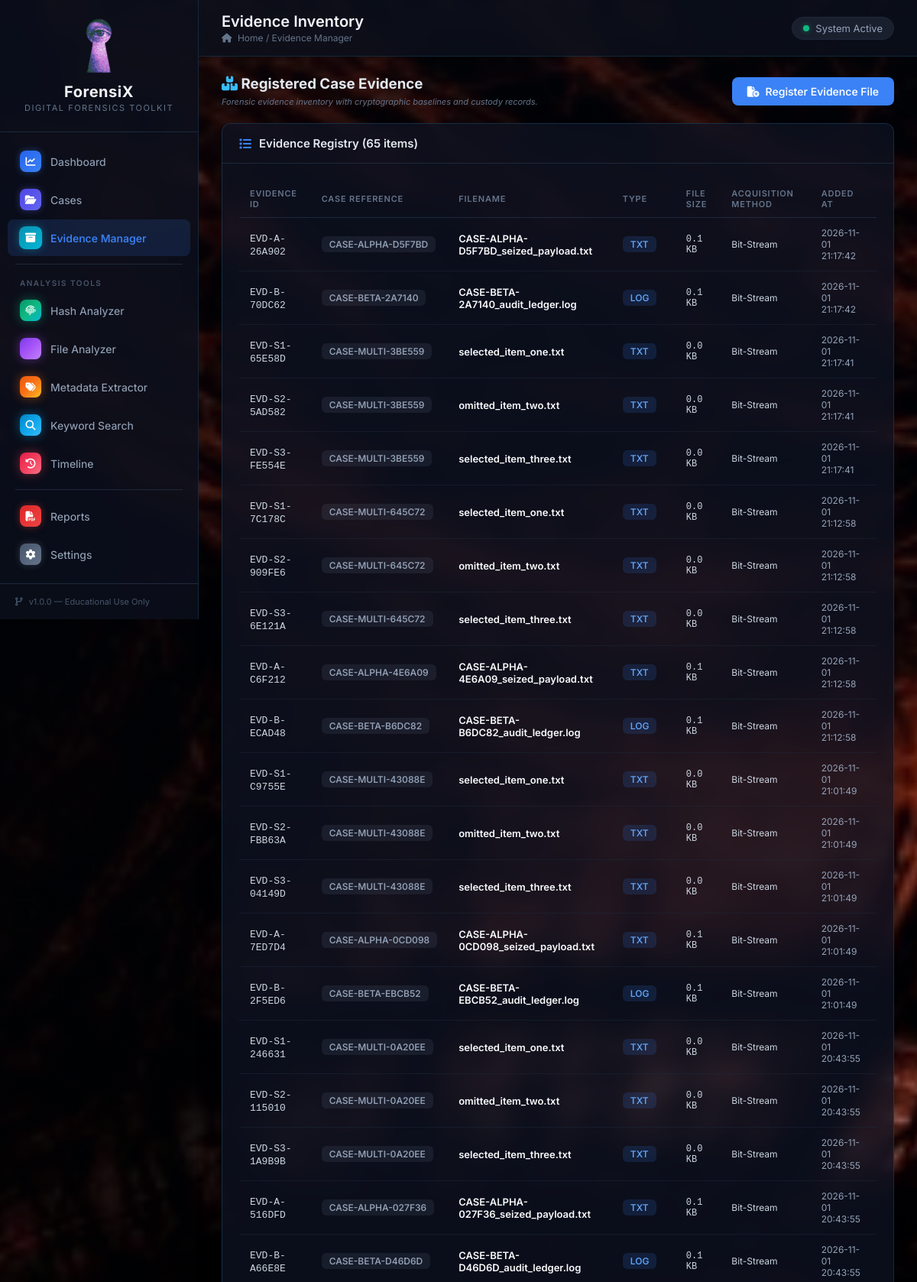
Page /evidence (upper part) on the committed database.
### tables this page shows
CREATE TABLE evidence (
    id INTEGER PRIMARY KEY AUTOINCREMENT,
    evidence_id TEXT UNIQUE NOT NULL,       -- e.g., "EVD-0001"
    case_id INTEGER NOT NULL,              -- Which case this belongs to
    filename TEXT NOT NULL,                 -- Original file name
    original_path TEXT,                     -- Where the file came from
    stored_path TEXT NOT NULL,              -- Where we saved it on the server
    description TEXT,                       -- What this evidence is
    source TEXT,                            -- Where it was acquired from
    acquisition_method TEXT,                -- How it was acquired (e.g., "USB copy")
    file_size INTEGER,                      -- Size in bytes
    file_type TEXT,                         -- Detected file type
    added_at TEXT NOT NULL,                 -- When it was added
    FOREIGN KEY (case_id) REFERENCES cases(id) ON DELETE CASCADE
);

CREATE TABLE cases (
    id INTEGER PRIMARY KEY AUTOINCREMENT,
    case_id TEXT UNIQUE NOT NULL,          -- e.g., "CASE-2026-0001"
    title TEXT NOT NULL,                    -- Short title for the case
    description TEXT,                       -- Detailed description
    investigator TEXT NOT NULL,             -- Who is investigating
    status TEXT DEFAULT 'Open',             -- Open, Closed, or Archived
    created_at TEXT NOT NULL,               -- When the case was created
    updated_at TEXT NOT NULL                -- Last time the case was modified
);

### app.py (the view)
    @app.route('/evidence')
    def evidence():
        db = get_db()
        all_cases = db.execute('SELECT * FROM cases ORDER BY created_at DESC').fetchall()
        all_evidence = db.execute(
            'SELECT e.*, c.case_id as case_number, c.title as case_title '
            'FROM evidence e JOIN cases c ON e.case_id = c.id '
            'ORDER BY e.added_at DESC'
        ).fetchall()
        return render_template('evidence.html', cases=all_cases, evidence_list=all_evidence)

### database/db.py (called while the page is built)
def get_db():
    if 'db' not in g:
        g.db = sqlite3.connect(
            current_app.config['DATABASE'],
            detect_types=sqlite3.PARSE_DECLTYPES
        )
        g.db.row_factory = sqlite3.Row
        g.db.execute('PRAGMA foreign_keys = ON')
        check_or_migrate_reports_table(g.db)
    return g.db

### templates/evidence.html (shortened to what this page needs)
{% extends "base.html" %}
{% block page_title %}Evidence Inventory{% endblock %}
{% block breadcrumb %}/ <span>Evidence Manager</span>{% endblock %}
{% block content %}
<div class="evidence-container">
    <div class="page-actions" style="display: flex; justify-content: space-between; align-items: center; margin-bottom: 20px;">
        <div>
            <h3 style="margin: 0;"><i class="fas fa-boxes-stacked text-cyan"></i> Registered Case Evidence</h3>
            <span class="file-hint">Forensic evidence inventory with cryptographic baselines and custody records.</span>
        </div>
        {% if cases and cases|length > 0 %}
        <button class="btn btn-primary" onclick="document.getElementById('registerModal').classList.add('show')">
            <i class="fas fa-file-circle-plus"></i> Register Evidence File
        </button>
        {% endif %}
    </div>
    {% if evidence_list and evidence_list|length > 0 %}
    <div class="card">
        <div class="card-header" style="display: flex; justify-content: space-between; align-items: center;">
            <h3 style="margin: 0;"><i class="fas fa-list"></i> Evidence Registry ({{ evidence_list|length }} items)</h3>
        </div>
        <div class="card-body">
            <div style="overflow-x: auto;">
                <table class="data-table">
                    <thead>
                        <tr>
                            <th>Evidence ID</th>
                            <th>Case Reference</th>
                            <th>Filename</th>
                            <th>Type</th>
                            <th>File Size</th>
                            <th>Acquisition Method</th>
                            <th>Added At</th>
                        </tr>
                    </thead>
                    <tbody>
                        {% for ev in evidence_list %}
                        <tr>
                            <td><code>{{ ev['evidence_id'] }}</code></td>
                            <td><span class="badge badge-secondary">{{ ev['case_number'] }}</span></td>
                            <td style="font-weight: 600; color: #f8fafc;">{{ ev['filename'] }}</td>
                            <td><span class="badge badge-info">{{ ev['file_type'] or 'BIN' }}</span></td>
                            <td style="font-family: monospace; font-size: 12px;">{{ (ev['file_size'] / 1024)|round(1) }} KB</td>
                            <td style="font-size: 12px; color: #cbd5e1;">{{ ev['acquisition_method'] or 'Direct Acquisition' }}</td>
                            <td style="font-size: 12px; color: #94a3b8;">{{ ev['added_at'][:19] }}</td>
                        </tr>
                        {% endfor %}
                    </tbody>
                </table>
            </div>
        </div>
    </div>
    {% endif %}
</div>
{% endblock %}

### templates/base.html (shortened to what this page needs)
<!DOCTYPE html>
<html lang="en">
<head>
    <link rel="stylesheet" href="https://cdnjs.cloudflare.com/ajax/libs/font-awesome/6.5.1/css/all.min.css">
    <link rel="stylesheet" href="{{ url_for('static', filename='css/style.css') }}">
</head>
<body>
    <nav class="sidebar" id="sidebar">
        <div class="sidebar-header">
            <div class="logo">
                <img src="{{ url_for('static', filename='img/logo.png') }}" alt="ForensiX Logo" class="logo-img">
            </div>
            <h1 class="app-title">ForensiX</h1>
            <p class="app-subtitle">Digital Forensics Toolkit</p>
        </div>
        <ul class="nav-menu">
            <li class="nav-item">
                <a href="{{ url_for('dashboard') }}" class="nav-link {% if request.endpoint == 'dashboard' %}active{% endif %}">
                    <span class="tool-icon icon-dashboard"><i class="fas fa-chart-line"></i></span>
                    <span>Dashboard</span>
                </a>
            </li>
            <li class="nav-item">
                <a href="{{ url_for('cases') }}" class="nav-link {% if request.endpoint == 'cases' %}active{% endif %}">
                    <span class="tool-icon icon-cases"><i class="fas fa-folder-open"></i></span>
                    <span>Cases</span>
                </a>
            </li>
            <li class="nav-item">
                <a href="{{ url_for('evidence') }}" class="nav-link {% if request.endpoint == 'evidence' %}active{% endif %}">
                    <span class="tool-icon icon-evidence"><i class="fas fa-box-archive"></i></span>
                    <span>Evidence Manager</span>
                </a>
            </li>
            <li class="nav-divider"></li>
            <li class="nav-section-title">Analysis Tools</li>
            <li class="nav-item">
                <a href="{{ url_for('hash_analyzer') }}" class="nav-link {% if request.endpoint == 'hash_analyzer' %}active{% endif %}">
                    <span class="tool-icon icon-hash"><i class="fas fa-fingerprint"></i></span>
                    <span>Hash Analyzer</span>
                </a>
            </li>
            <li class="nav-item">
                <a href="{{ url_for('file_analyzer') }}" class="nav-link {% if request.endpoint == 'file_analyzer' %}active{% endif %}">
                    <span class="tool-icon icon-file"></span>
                    <span>File Analyzer</span>
                </a>
            </li>
            <li class="nav-item">
                <a href="{{ url_for('metadata') }}" class="nav-link {% if request.endpoint == 'metadata' %}active{% endif %}">
                    <span class="tool-icon icon-metadata"><i class="fas fa-tags"></i></span>
                    <span>Metadata Extractor</span>
                </a>
            </li>
            <li class="nav-item">
                <a href="{{ url_for('keyword_search') }}" class="nav-link {% if request.endpoint == 'keyword_search' %}active{% endif %}">
                    <span class="tool-icon icon-keyword"><i class="fas fa-magnifying-glass"></i></span>
                    <span>Keyword Search</span>
                </a>
            </li>
            <li class="nav-item">
                <a href="{{ url_for('timeline') }}" class="nav-link {% if request.endpoint == 'timeline' %}active{% endif %}">
                    <span class="tool-icon icon-timeline"><i class="fas fa-clock-rotate-left"></i></span>
                    <span>Timeline</span>
                </a>
            </li>
            <li class="nav-divider"></li>
            <li class="nav-item">
                <a href="{{ url_for('reports') }}" class="nav-link {% if request.endpoint == 'reports' %}active{% endif %}">
                    <span class="tool-icon icon-reports"><i class="fas fa-file-pdf"></i></span>
                    <span>Reports</span>
                </a>
            </li>
            <li class="nav-item">
                <a href="{{ url_for('settings') }}" class="nav-link {% if request.endpoint == 'settings' %}active{% endif %}">
                    <span class="tool-icon icon-settings"><i class="fas fa-gear"></i></span>
                    <span>Settings</span>
                </a>
            </li>
        </ul>
        <div class="sidebar-footer">
            <div class="version-info">
                <i class="fas fa-code-branch"></i>
                <span>v1.0.0 — Educational Use Only</span>
            </div>
        </div>
    </nav>
    <main class="main-content">
        <header class="top-bar">
            <div class="page-title-section">
                <h2 class="page-title">{% block page_title %}Dashboard{% endblock %}</h2>
                <p class="page-breadcrumb">
                    <i class="fas fa-home"></i> Home {% block breadcrumb %}{% endblock %}
                </p>
            </div>
            <div class="top-bar-right">
                <div class="status-indicator">
                    <span class="status-dot online"></span>
                    <span>System Active</span>
                </div>
            </div>
        </header>
        <div class="content-area">
            {% block content %}{% endblock %}
        </div>
    </main>
</body>
</html>

### rows in the picture
evidence: evidence_id "EVD-A-26A902", case_number "CASE-ALPHA-D5F7BD", filename "CASE-ALPHA-D5F7BD_seized_payload.txt", file_type "TXT", (ev['file_size']/1024)|round(1) "0.1", acquisition_method "Bit-Stream", added_at "2026-11-01 21:17:42"
evidence: evidence_id "EVD-B-70DC62", case_number "CASE-BETA-2A7140", filename "CASE-BETA-2A7140_audit_ledger.log", file_type "LOG", (ev['file_size']/1024)|round(1) "0.1", acquisition_method "Bit-Stream", added_at "2026-11-01 21:17:42"
evidence: evidence_id "EVD-S1-65E58D", case_number "CASE-MULTI-3BE559", filename "selected_item_one.txt", file_type "TXT", (ev['file_size']/1024)|round(1) "0.0", acquisition_method "Bit-Stream", added_at "2026-11-01 21:17:41"
evidence: evidence_id "EVD-S2-5AD582", case_number "CASE-MULTI-3BE559", filename "omitted_item_two.txt", file_type "TXT", (ev['file_size']/1024)|round(1) "0.0", acquisition_method "Bit-Stream", added_at "2026-11-01 21:17:41"
evidence: evidence_id "EVD-S3-FE554E", case_number "CASE-MULTI-3BE559", filename "selected_item_three.txt", file_type "TXT", (ev['file_size']/1024)|round(1) "0.0", acquisition_method "Bit-Stream", added_at "2026-11-01 21:17:41"
evidence: evidence_id "EVD-S1-7C178C", case_number "CASE-MULTI-645C72", filename "selected_item_one.txt", file_type "TXT", (ev['file_size']/1024)|round(1) "0.0", acquisition_method "Bit-Stream", added_at "2026-11-01 21:12:58"
evidence: evidence_id "EVD-S2-909FE6", case_number "CASE-MULTI-645C72", filename "omitted_item_two.txt", file_type "TXT", (ev['file_size']/1024)|round(1) "0.0", acquisition_method "Bit-Stream", added_at "2026-11-01 21:12:58"
evidence: evidence_id "EVD-S3-6E121A", case_number "CASE-MULTI-645C72", filename "selected_item_three.txt", file_type "TXT", (ev['file_size']/1024)|round(1) "0.0", acquisition_method "Bit-Stream", added_at "2026-11-01 21:12:58"
evidence: evidence_id "EVD-A-C6F212", case_number "CASE-ALPHA-4E6A09", filename "CASE-ALPHA-4E6A09_seized_payload.txt", file_type "TXT", (ev['file_size']/1024)|round(1) "0.1", acquisition_method "Bit-Stream", added_at "2026-11-01 21:12:58"
evidence: evidence_id "EVD-B-ECAD48", case_number "CASE-BETA-B6DC82", filename "CASE-BETA-B6DC82_audit_ledger.log", file_type "LOG", (ev['file_size']/1024)|round(1) "0.1", acquisition_method "Bit-Stream", added_at "2026-11-01 21:12:58"
evidence: evidence_id "EVD-S1-C9755E", case_number "CASE-MULTI-43088E", filename "selected_item_one.txt", file_type "TXT", (ev['file_size']/1024)|round(1) "0.0", acquisition_method "Bit-Stream", added_at "2026-11-01 21:01:49"
evidence: evidence_id "EVD-S2-FBB63A", case_number "CASE-MULTI-43088E", filename "omitted_item_two.txt", file_type "TXT", (ev['file_size']/1024)|round(1) "0.0", acquisition_method "Bit-Stream", added_at "2026-11-01 21:01:49"
evidence: evidence_id "EVD-S3-04149D", case_number "CASE-MULTI-43088E", filename "selected_item_three.txt", file_type "TXT", (ev['file_size']/1024)|round(1) "0.0", acquisition_method "Bit-Stream", added_at "2026-11-01 21:01:49"
evidence: evidence_id "EVD-A-7ED7D4", case_number "CASE-ALPHA-0CD098", filename "CASE-ALPHA-0CD098_seized_payload.txt", file_type "TXT", (ev['file_size']/1024)|round(1) "0.1", acquisition_method "Bit-Stream", added_at "2026-11-01 21:01:49"
evidence: evidence_id "EVD-B-2F5ED6", case_number "CASE-BETA-EBCB52", filename "CASE-BETA-EBCB52_audit_ledger.log", file_type "LOG", (ev['file_size']/1024)|round(1) "0.1", acquisition_method "Bit-Stream", added_at "2026-11-01 21:01:49"
evidence: evidence_id "EVD-S1-246631", case_number "CASE-MULTI-0A20EE", filename "selected_item_one.txt", file_type "TXT", (ev['file_size']/1024)|round(1) "0.0", acquisition_method "Bit-Stream", added_at "2026-11-01 20:43:55"
evidence: evidence_id "EVD-S2-115010", case_number "CASE-MULTI-0A20EE", filename "omitted_item_two.txt", file_type "TXT", (ev['file_size']/1024)|round(1) "0.0", acquisition_method "Bit-Stream", added_at "2026-11-01 20:43:55"
evidence: evidence_id "EVD-S3-1A9B9B", case_number "CASE-MULTI-0A20EE", filename "selected_item_three.txt", file_type "TXT", (ev['file_size']/1024)|round(1) "0.0", acquisition_method "Bit-Stream", added_at "2026-11-01 20:43:55"
evidence: evidence_id "EVD-A-516DFD", case_number "CASE-ALPHA-027F36", filename "CASE-ALPHA-027F36_seized_payload.txt", file_type "TXT", (ev['file_size']/1024)|round(1) "0.1", acquisition_method "Bit-Stream", added_at "2026-11-01 20:43:55"
evidence: evidence_id "EVD-B-A66E8E", case_number "CASE-BETA-D46D6D", filename "CASE-BETA-D46D6D_audit_ledger.log", file_type "LOG", (ev['file_size']/1024)|round(1) "0.1", acquisition_method "Bit-Stream", added_at "2026-11-01 20:43:55"

### other values in the picture
{{ evidence_list|length }} "65"
